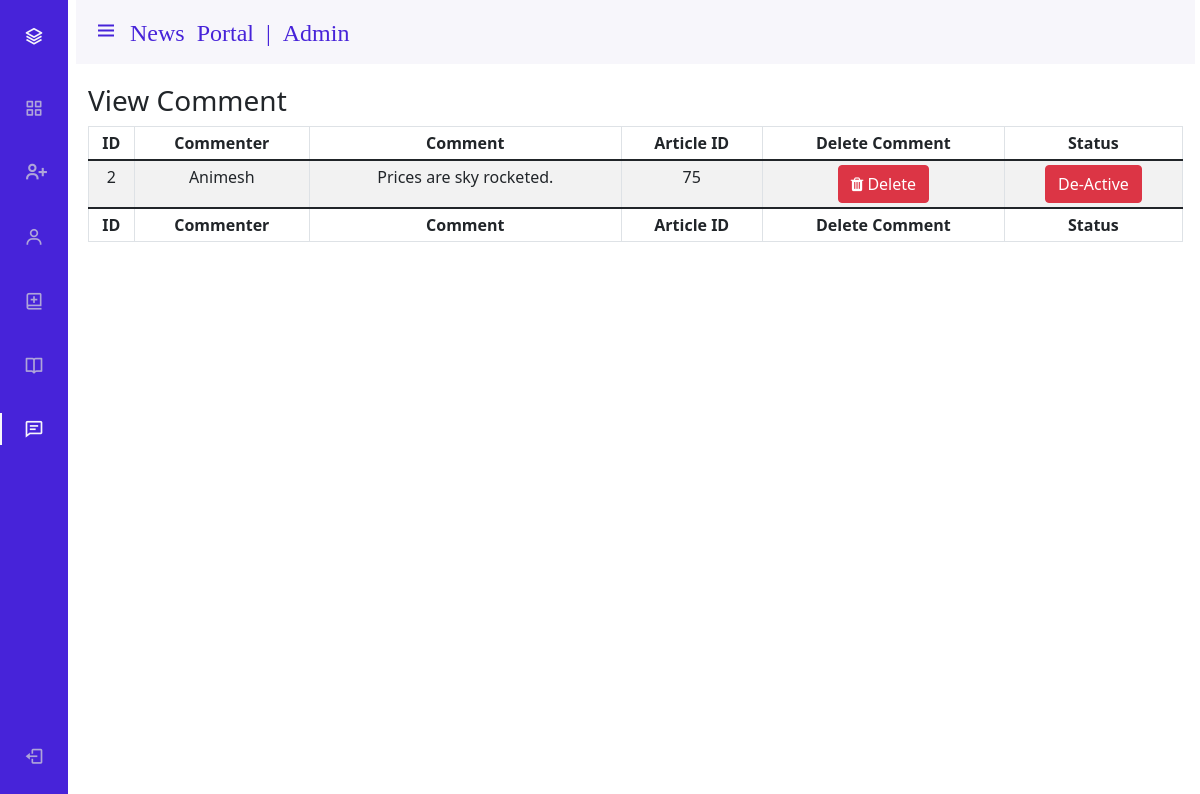
Screenshot of /admin/view_comment.php (signed in) with the database file from the repository.
### tables this page shows
CREATE TABLE `comment` (
  `comment_id` int(11) NOT NULL,
  `comment_auther` varchar(40) NOT NULL,
  `comment_desc` text NOT NULL,
  `article_id` int(11) NOT NULL,
  `comment_status` int(11) NOT NULL DEFAULT 0
);

### admin/db.php (called while the page is built, shortened)
<?php
    $admin_id = "admin_id";
    $articleTable = "article";
    $article_id = "article_id";
    $commentTable = "comment";
    $comment_id = "comment_id";
    $comment_auther = "comment_auther";
    $comment_desc = "comment_desc";
    $comment_status = "comment_status";
?>

### admin/view_comment.php (the view, shortened to what this page needs)
<?php include_once 'header.php';?>
<?php include_once 'db.php'; ?>
<?php
  $sql = "SELECT * FROM ".$commentTable;
  if($_SESSION['id'] != "1")
    $sql = $sql." WHERE `".$article_id."` IN ( SELECT `".$article_id."` FROM  ".$articleTable." WHERE `".$admin_id."` = '".$_SESSION['id']."')";
  $result = mysqli_query($conn, $sql);
?>
<div class="container-fluid">
  <div class="row">
    <div class="col-12">
          <h3 class="card-title">View Comment</h3>
          <table id="dataTable" class="table table-striped table-bordered table-sm" cellspacing="0" width="100%">
            <thead>
              <tr>
                <th class="col th-sm">ID</th>
                <th class="col th-sm">Commenter</th>
                <th class="col th-sm">Comment</th>
                <th class="col th-sm">Article ID</th>
                <th class="col th-sm">Delete Comment</th>
                <th class="col th-sm">Status</th>
              </tr>
            </thead>
            <tbody>
              <?php while($row = mysqli_fetch_assoc($result)) { ?>
                <tr>
                  <td><?php echo $row[$comment_id]; ?></td>
                  <td><?php echo $row[$comment_auther]; ?></td>
                  <td><?php echo  $row[$comment_desc]; ?></td>
                  <td><?php echo $row[$article_id]; ?></td>
                  <td>
                    <a href="./view_comment.php?ddid=<?php echo $row[$comment_id]; ?>">
                        <button type="button" class="btn btn-danger text-white"><i class="fa fa-trash"></i> Delete </button>
                    </a>
                  </td>
                  <td>
                    <?php if($row[$comment_status] != 1) { ?>
                      <a href="./view_comment.php?aid=<?php echo $row[$comment_id]; ?>">
                        <button type="button" class="btn btn-primary" > Active </button>
                      </a>
                    <?php } else { ?>
                      <a href="./view_comment.php?did=<?php echo $row[$comment_id]; ?>">
                        <button type="button" class="btn btn-danger" > De-Active </button>
                      </a>
                    <?php } ?>
                  </td>
                </tr>
              <?php } ?>
            </tbody>
            <tfoot>
              <tr>
                <th class="col th-sm">ID</th>
                <th class="col th-sm">Commenter</th>
                <th class="col th-sm">Comment</th>
                <th class="col th-sm">Article ID</th>
                <th class="col th-sm">Delete Comment</th>
                <th class="col th-sm">Status</th>
              </tr>
            </tfoot>
          </table>
    </div>
  </div>
</div>
<?php include_once 'footer.php'; ?>

### admin/css/sidebar.css (style rules this page uses)
:root { --header-height: 3rem; --nav-width: 68px; --first-color: #4723D9; --first-color-light: #AFA5D9; --white-color: #F7F6FB; --body-font: 'Nunito', sans-serif; --normal-font-size: 1rem; --z-fixed: 100 }
body { position: relative; margin: var(--header-height) 0 0 0; padding: 0 5px; font-family: var(--body-font); font-size: var(--normal-font-size); transition: .5s }
a { text-decoration: none }
@media screen and (min-width: 768px) { body { margin: calc(var(--header-height) + 1rem) 0 0 0; padding-left: calc(var(--nav-width) + 0.5rem) } }
table { width:100%; }
tr { text-align: center; }

### rows the page displays
comment: comment_id "2", comment_auther "Animesh", comment_desc "Prices are sky rocketed.", article "75"
